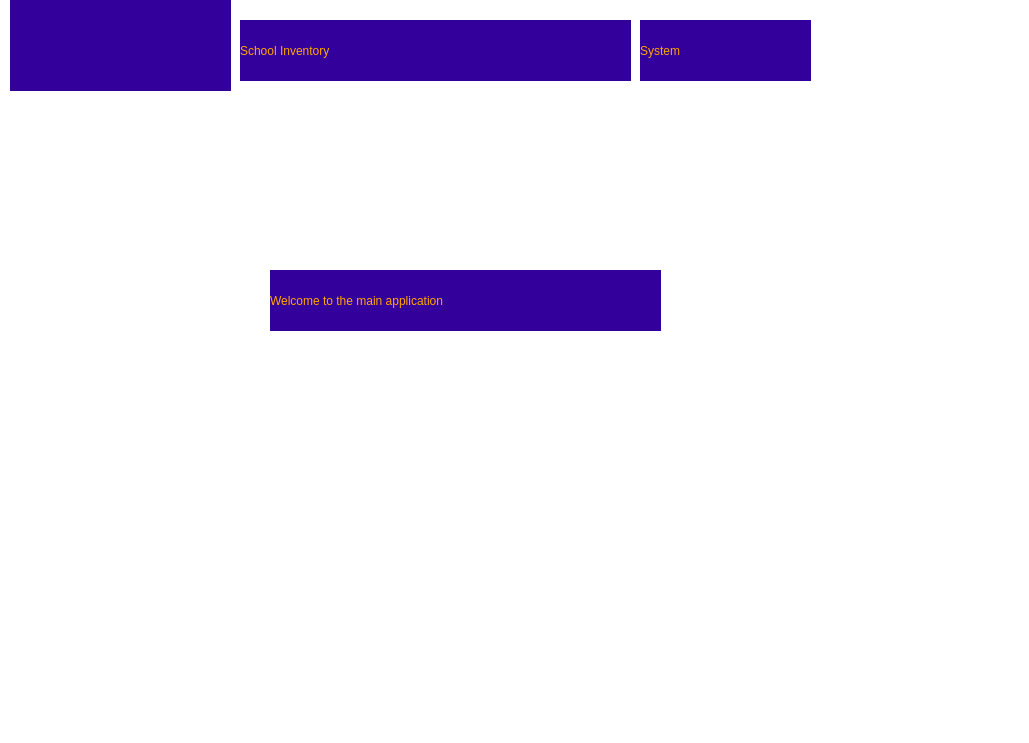
<?xml version="1.0" encoding="UTF-8"?>
<ui version="4.0">
 <class>widget</class>
 <widget class="QWidget" name="widget">
  <property name="geometry">
   <rect>
    <x>0</x>
    <y>0</y>
    <width>1029</width>
    <height>743</height>
   </rect>
  </property>
  <property name="windowTitle">
   <string>ICT U School Inventory System</string>
  </property>
  <property name="windowIcon">
   <iconset>
    <normaloff>ICT logo.png</normaloff>ICT logo.png</iconset>
  </property>
  <property name="styleSheet">
   <string notr="true">background-color: white;</string>
  </property>
  <widget class="QLabel" name="ICTU_Image">
   <property name="geometry">
    <rect>
     <x>10</x>
     <y>0</y>
     <width>221</width>
     <height>91</height>
    </rect>
   </property>
   <property name="styleSheet">
    <string notr="true">font: 36pt &quot;MS Shell Dlg 2&quot;;
background-color: rgb(52, 0, 156)</string>
   </property>
   <property name="text">
    <string/>
   </property>
   <property name="pixmap">
    <pixmap resource="My_resource.qrc">:/Images/ICT logo.png</pixmap>
   </property>
   <property name="scaledContents">
    <bool>true</bool>
   </property>
  </widget>
  <widget class="QLabel" name="label">
   <property name="geometry">
    <rect>
     <x>240</x>
     <y>20</y>
     <width>391</width>
     <height>61</height>
    </rect>
   </property>
   <property name="styleSheet">
    <string notr="true">font: 30pt &quot;MS Shell Dlg 2&quot;;
color: #FFA500;
background-color: rgb(52, 0, 156);</string>
   </property>
   <property name="text">
    <string>School Inventory</string>
   </property>
  </widget>
  <widget class="QLabel" name="label_2">
   <property name="geometry">
    <rect>
     <x>640</x>
     <y>20</y>
     <width>171</width>
     <height>61</height>
    </rect>
   </property>
   <property name="styleSheet">
    <string notr="true">font: 30pt &quot;MS Shell Dlg 2&quot;;
color: #FFA500;
background-color: rgb(52, 0, 156);</string>
   </property>
   <property name="text">
    <string>System</string>
   </property>
  </widget>
  <widget class="QLabel" name="label_3">
   <property name="geometry">
    <rect>
     <x>270</x>
     <y>270</y>
     <width>391</width>
     <height>61</height>
    </rect>
   </property>
   <property name="styleSheet">
    <string notr="true">font: 75 italic 12pt &quot;Arial&quot;;
color: #FFA500;
background-color: rgb(52, 0, 156);</string>
   </property>
   <property name="text">
    <string>Welcome to the main application</string>
   </property>
  </widget>
 </widget>
 <resources>
  <include location="My_resource.qrc"/>
  <include location="../../../../../Program Files (x86)/Qt Designer/My_resource.qrc"/>
 </resources>
 <connections/>
</ui>
